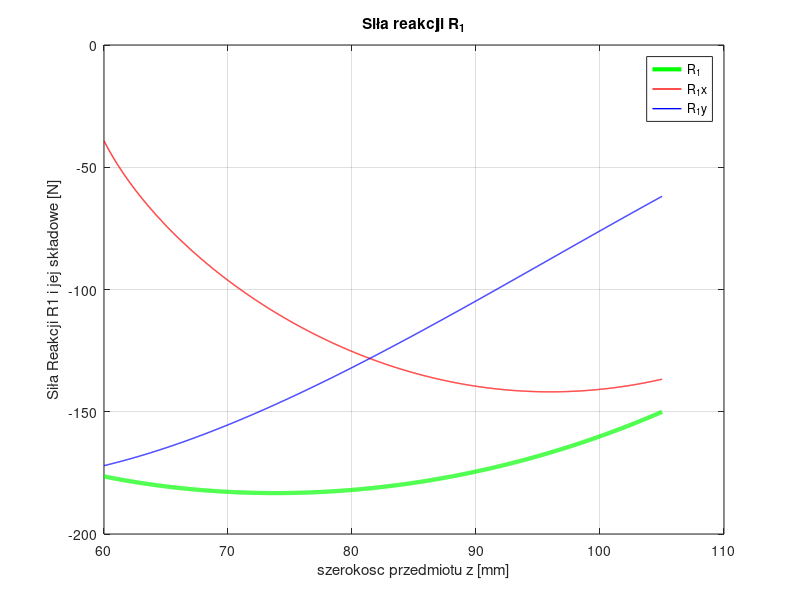
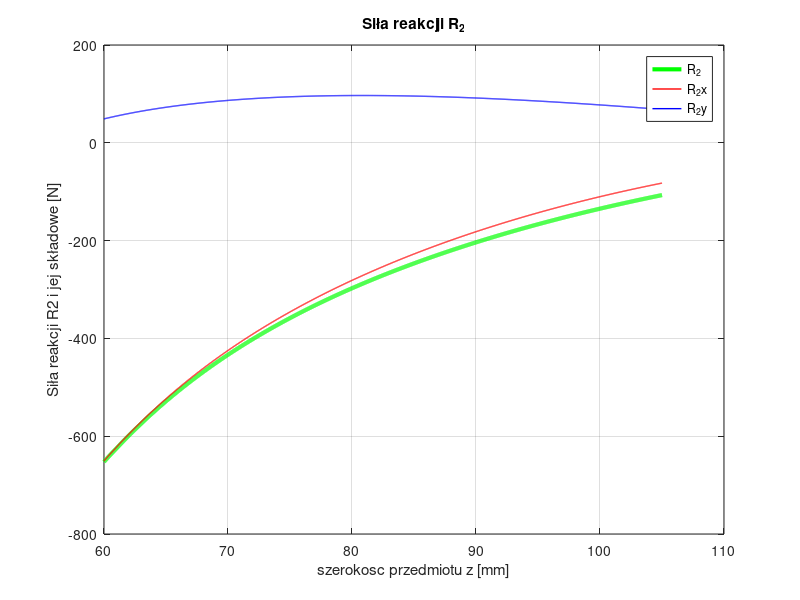
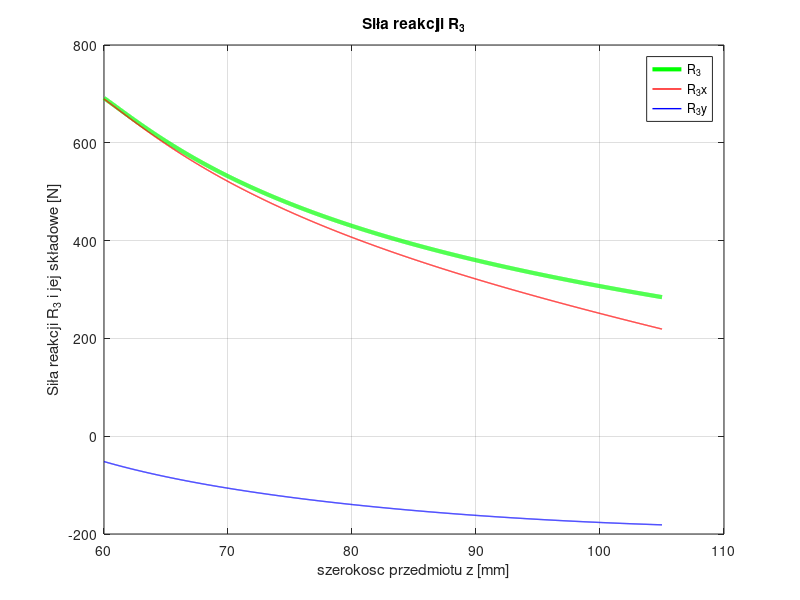
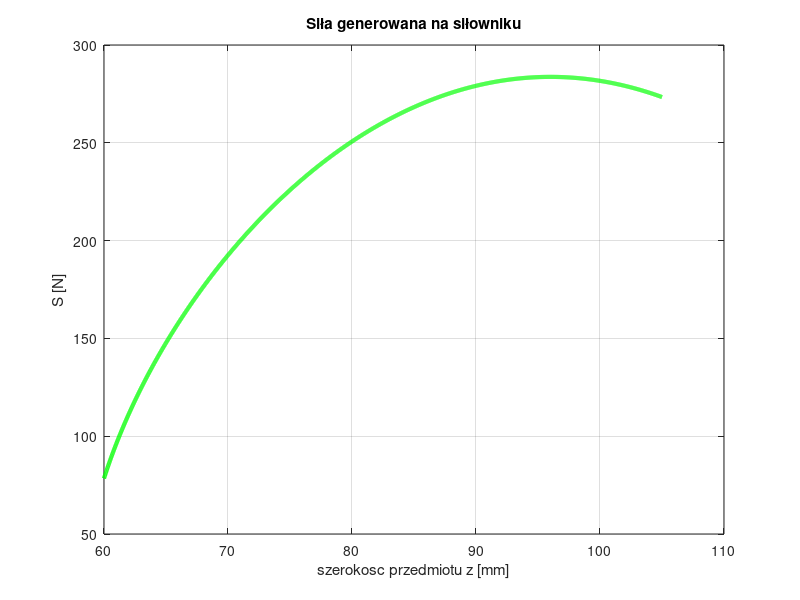

Here is the MATLAB script that generated these plots, in order:
clc; clear;
L=40;
z_plot=30:0.01:52.5; %%%%Zakres wymiarów chwytanego przedmiotu dzielony na 2
N=[0 175]';
a=15;
b=22;
d=79;
c=10;
m=8.0;

omega =[0 -1; 
        1 0];

vector_c=[0 10]';
vector_r3=[0 -(b-c)]';

z_plot=2*z_plot;
i=1;
for z=30.0:0.01:52.5
    
    rn=52.2+m;

    alfa = asin((d-(z+c))/L);
    beta = -asin(((z+c)-(a+b))/L);
    
    vector_rn=[rn 0]';
    
     b_vector=[-N; -[omega*vector_rn]'*N];
     
     A=[cos(alfa) cos(beta) cos(beta);
        sin(alfa) sin(beta) sin(beta);
        (omega*vector_c)'*[cos(alfa) sin(alfa)]' (omega*vector_r3)'*[cos(beta) sin(beta)]' (omega*vector_rn)'*[cos(beta) sin(beta)]'];
     
     
     q=A\b_vector;
%###########################################################################################
%DANE DO WYKRESÓW
%###########################################################################################

%siły reakcji

     R_1(i)=q(1);
     R_2(i)=q(2);
     R_3(i)=q(3);
     
     R_1x(i)=R_1(i)*cos(alfa);
     R_1y(i)=R_1(i)*sin(alfa);

     R_2x(i)=R_2(i)*cos(beta);
     R_2y(i)=R_2(i)*sin(beta);
     
     R_3x(i)=R_3(i)*cos(beta);
     R_3y(i)=R_3(i)*sin(beta);
    
    %siła na siłownik
    S(i)=2*R_1(i)*cos(alfa);


    i=i+1;
end

i
R_1

%###########################################################################################
%Reakcja R_1
%###########################################################################################
% 2. Tworzenie wykresu
figure; % Otwiera nowe okno wykresu
plot(z_plot, R_1, '-g', 'LineWidth', 3); 
hold on; 
plot(z_plot, R_1x, '-r', 'LineWidth', 1); 
hold on;
plot(z_plot, R_1y, '-b', 'LineWidth', 1);
hold off;

% 3. Dodanie opisu osi i tytułu
xlabel('szerokosc przedmiotu z [mm]'); % Opis osi X
ylabel('Siła Reakcji R1 i jej składowe [N]'); % Opis osi Y
title('Siła reakcji R_1'); % Tytuł wykresu

% 4. Dodanie legendy
legend('R_1', 'R_1x', 'R_1y'); % Dodanie legendy w optymalnym miejscu

% 5. Dodanie siatki
grid on; % Włączenie siatki


%###########################################################################################
%Reakcja R_2
%###########################################################################################
% 2. Tworzenie wykresu
figure; % Otwiera nowe okno wykresu
plot(z_plot, R_2, '-g', 'LineWidth', 3); 
hold on; 
plot(z_plot, R_2x, '-r', 'LineWidth', 1); 
hold on; 
plot(z_plot, R_2y, '-b', 'LineWidth', 1);
hold off;

% 3. Dodanie opisu osi i tytułu
xlabel('szerokosc przedmiotu z [mm]'); % Opis osi X
ylabel('Siła reakcji R2 i jej składowe [N]'); % Opis osi Y
title('Siła reakcji R_2'); % Tytuł wykresu

% 4. Dodanie legendy
legend('R_2', 'R_2x', 'R_2y'); % Dodanie legendy w optymalnym miejscu

% 5. Dodanie siatki
grid on; % Włączenie siatki

%###########################################################################################
%Reakcja R_3
%###########################################################################################
% 2. Tworzenie wykresu
figure; % Otwiera nowe okno wykresu
plot(z_plot, R_3, '-g', 'LineWidth', 3); 
hold on; 
plot(z_plot, R_3x, '-r', 'LineWidth', 1); 
hold on; 
plot(z_plot, R_3y, '-b', 'LineWidth', 1);
hold off;

% 3. Dodanie opisu osi i tytułu
xlabel('szerokosc przedmiotu z [mm]'); % Opis osi X
ylabel('Siła reakcji R_3 i jej składowe [N]'); % Opis osi Y
title('Siła reakcji R_3'); % Tytuł wykresu

% 4. Dodanie legendy
legend('R_3', 'R_3x', 'R_3y'); % Dodanie legendy w optymalnym miejscu

% 5. Dodanie siatki
grid on; % Włączenie siatki

%###########################################################################################
%Siła do siłownika
%###########################################################################################
% 2. Tworzenie wykresu
figure; % Otwiera nowe okno wykresu
plot(z_plot, -S, '-g', 'LineWidth', 3);
hold off;

% 3. Dodanie opisu osi i tytułu
xlabel('szerokosc przedmiotu z [mm]'); % Opis osi X
ylabel('S [N]'); % Opis osi Y
title('Siła generowana na siłowniku'); % Tytuł wykresu

% 4. Dodanie legendy
%legend('R_3', 'R_3x', 'R_3y'); % Dodanie legendy w optymalnym miejscu

% 5. Dodanie siatki
grid on; % Włączenie siatki